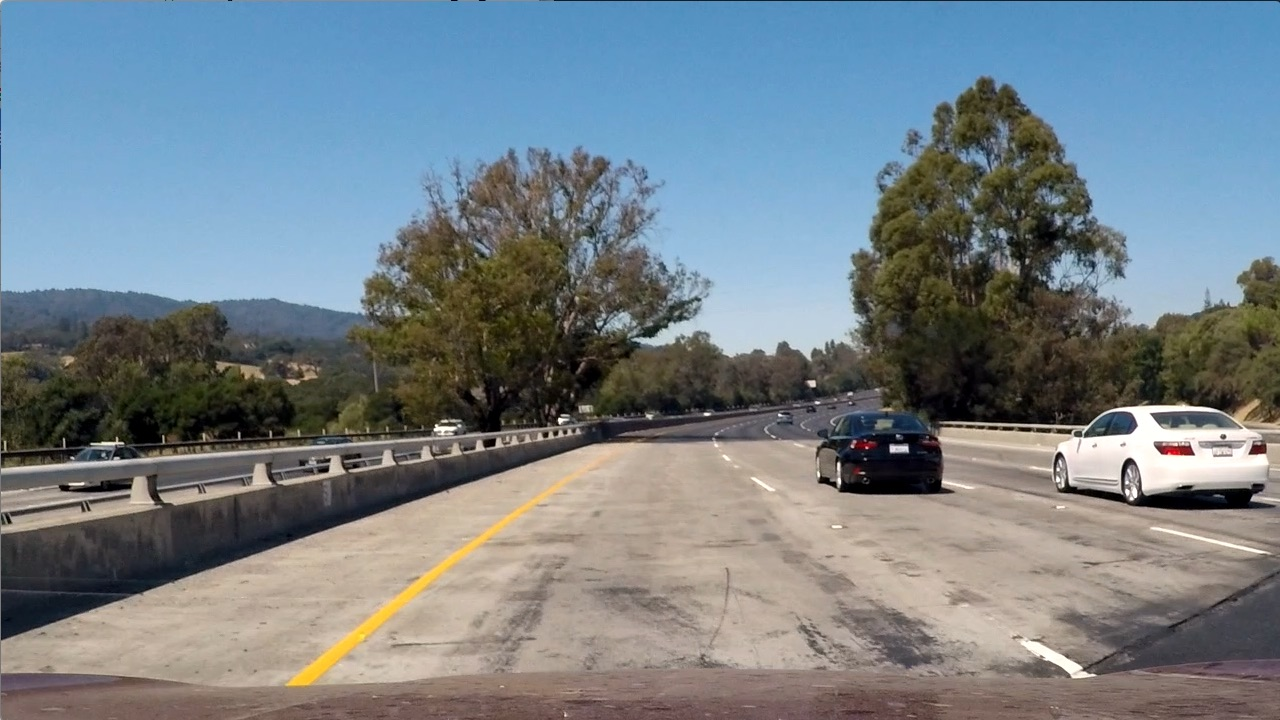
#> input picture test_images/test1.jpg, 1280 x 720 px
$ jupyter execute 'How the find threshold for yellow and White lane.ipynb'   (shell and % lines are left out)
#> lines starting #> are read from the running program, lines starting #| are printed output that depends on the picture; after the words box and inside, x2 and y2 are one past the last pixel; in counts of white or black regions, pixels touching at a corner belong together
# How to find threshold for yellow and white lane
I've passed p4 advanced lane finding, but my algorithm can only worked with project video. When I applied my algorithm with challenge video, the black line on the road can not be distingusihed from lane. The reviewer suggest a piece of code that works very well on the challenge video, which only threshold the yellow and white lane. Sobel filter is not used in the code. This inspired me how should I found the proper threshold get only the yellow and white lane.

Usually there are three color spaces, RGB, HSL and HSV. We can play with them to find the proper threshold. Let's start from the test image.

Import some libraries

[cell 1]
import numpy as np
from PIL import Image
import cv2
import matplotlib.pyplot as plt
import matplotlib.gridspec as gridspec

Before we can do something, the tools are always important. The following piece code will help a lot. It plots the intensity of one row of image on the image. Let me show you later.

[cell 2]
def show_gray(image, title=''):
    plt.figure(figsize=(9,6))
    plt.imshow(image, cmap='gray')
    plt.xlim(0, image.shape[1])
    plt.ylim(image.shape[0], 0)
    if title:
        plt.title(title)
    plt.show()

def show_color(image, title=''):
    plt.figure(figsize=(9,6))
    plt.imshow(image)
    plt.xlim(0, image.shape[1])
    plt.ylim(image.shape[0], 0)
    if title:
        plt.title(title)
    plt.show()

def show_overlay(image, loc, ylmt=(0,255), title=''):
    h, w = image.shape[:2]
    fig = plt.figure(figsize=(9,6))
    ax1 = fig.add_subplot(111)
    ax1.imshow(image, 'gray')
    ax1.plot([0, w], [loc, loc],'b', linewidth=4)
    ax1.set_xlim(0, w)
    ax1.set_ylim(h, 0)
    if title:
        ax1.set_title(title)


    ax2 = ax1.twinx()
    ax2.plot(image[loc, :], 'r')
    #ax2.set_ylabel('y2', color='r')
    ax2.set_ylim(ylmt[0], ylmt[1])
    ax2.set_xlim(0, w)

    plt.show()

From Udacity course, we already knew it was very convenient to get yellow from HSL colorspace. But what is the proper threshold? Let's find it.

[cell 3]
image = np.asarray(Image.open('./test_images/test1.jpg'))
#> image is the input picture: shape (720, 1280, 3); mean R, G, B 117.5, 128.7, 135.5
show_color(image, title='Original')

[cell 4]
HLS = cv2.cvtColor(image, cv2.COLOR_RGB2HLS)
#> HLS: shape (720, 1280, 3); mean of channels 0, 1, 2 60.2, 126.7, 74.4
h_channel = HLS[:, :, 0]
l_channel = HLS[:, :, 1]
s_channel = HLS[:, :, 2]
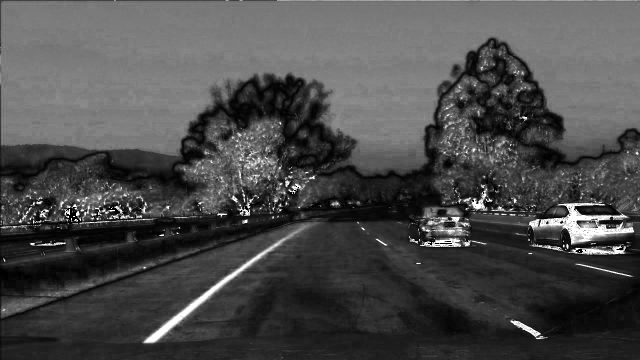
#> s_channel: shape (720, 1280) (shown at 1/2 size); min 0, max 255, mean 74.4

#
show_overlay(h_channel, 650, title='H Channel')
show_overlay(l_channel, 650, title='L Channel')
show_overlay(s_channel, 650, title='S Channel')
#> call 3 of show_overlay, with loc = 650, ylmt = (0, 255), title = 'S Channel'
#> in show_overlay (call 3), `plt.show()`:
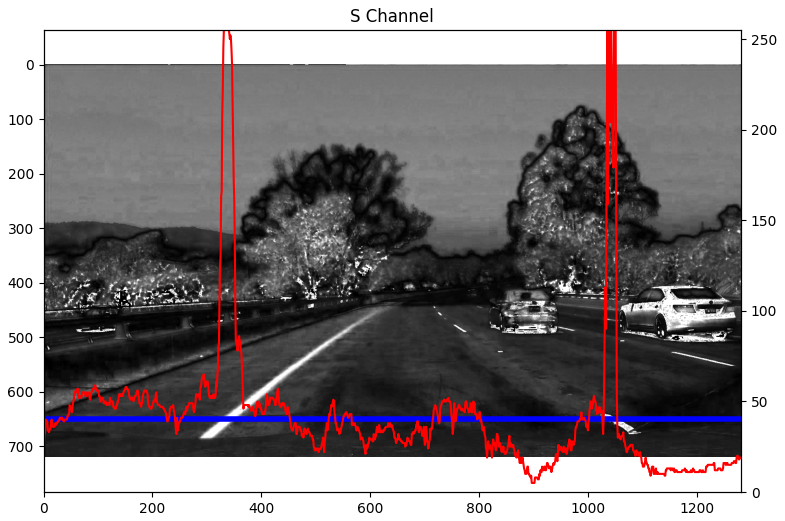
#> figure drawn by matplotlib, 2 panels; panel 2: curve peaks at x = 331, y = 255

The right side of image draws the y axis for intensity. The red line is the intensity of the pixels in blue. In the H Channel picture, both the yellow lane and white lane has intensity lower than 50. In the L Channel picture, the yellow lane has a intensity about 150 and the white lane is about 250. In the S Channel, the yellow lane is 255 and the white is also 255.

The yellow has value (20, 150, 255). I will try the threshold (10, 0, 200), (40, 200, 255) to get the yellow lane. The (10,0,200) is the lower threshold for the three channel individually. The (40,200,255) is the higher threshold. let's check it.

[cell 5]
yellow = cv2.inRange(HLS, (10, 0, 200), (40, 200, 255))
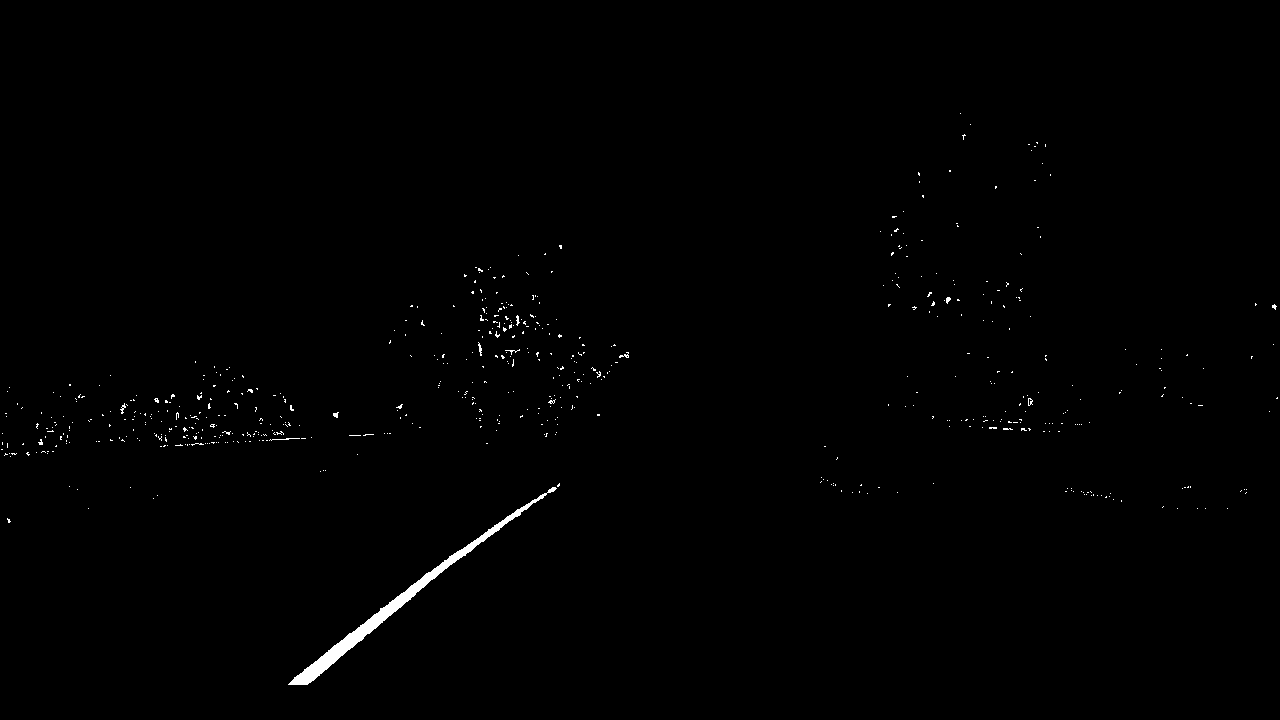
#> yellow: shape (720, 1280); 0.53% white; 607 white regions (597 under 20 px), largest, box (x1, y1, x2, y2) and area: (288, 487, 557, 685) 2871, (269, 438, 300, 441) 34, (478, 342, 482, 356) 29
show_gray(yellow, 'Yellow Lane')

Excellent, we got only the yellow lane left. How about the white lane? The white lane has HLS value (30, 250, 255). We can try threshold (10, 200, 150) (40, 255, 255).

[cell 6]
white = cv2.inRange(HLS, (10, 200, 150), (40, 255, 255))
#> white: shape (720, 1280); 0.65% white; 53 white regions (44 under 20 px), largest, box (x1, y1, x2, y2) and area: (1079, 405, 1268, 489) 4613, (1021, 641, 1082, 674) 552, (1151, 528, 1265, 553) 252
show_gray(white, 'White Lane')

This is what we want, we can combine yellow and white.

[cell 7]
combine = yellow | white
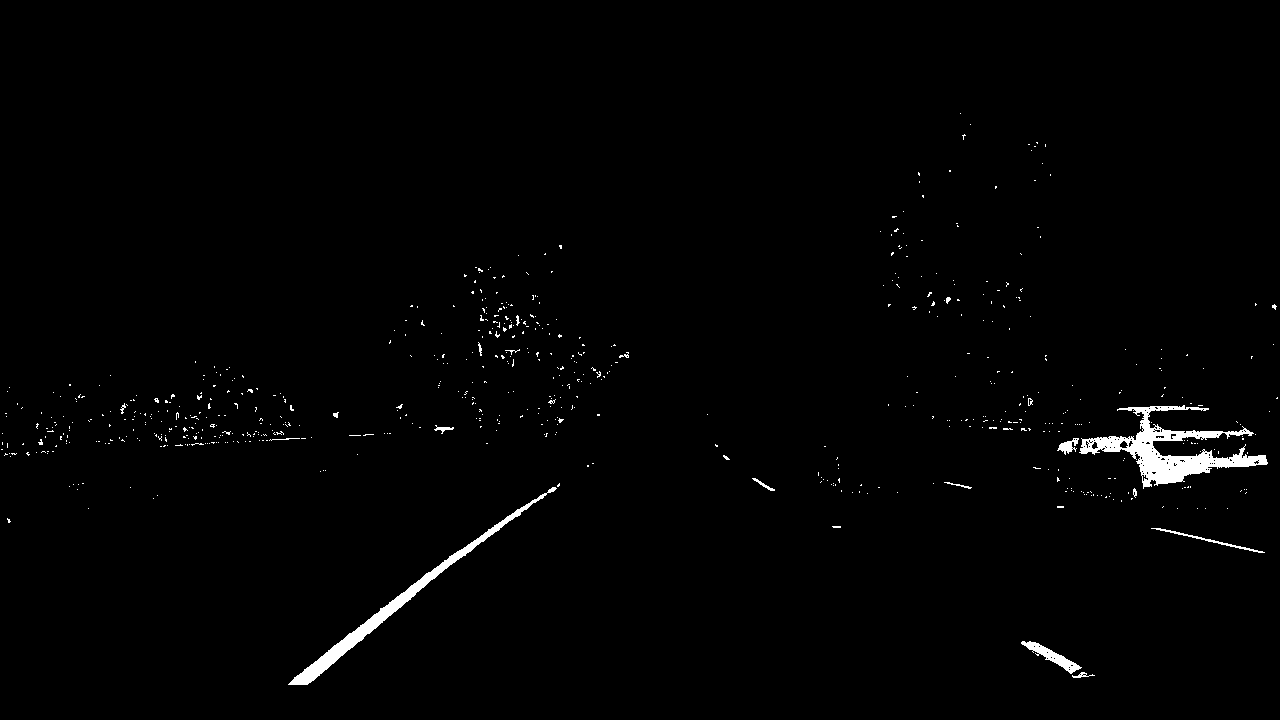
#> combine: shape (720, 1280); 1.2% white; 660 white regions (641 under 20 px), largest, box (x1, y1, x2, y2) and area: (1079, 405, 1268, 489) 4613, (288, 487, 557, 685) 2871, (1021, 641, 1082, 674) 552
show_gray(combine, 'Yellow and White')

$ run again, with test_images/test3.jpg copied over test_images/test1.jpg
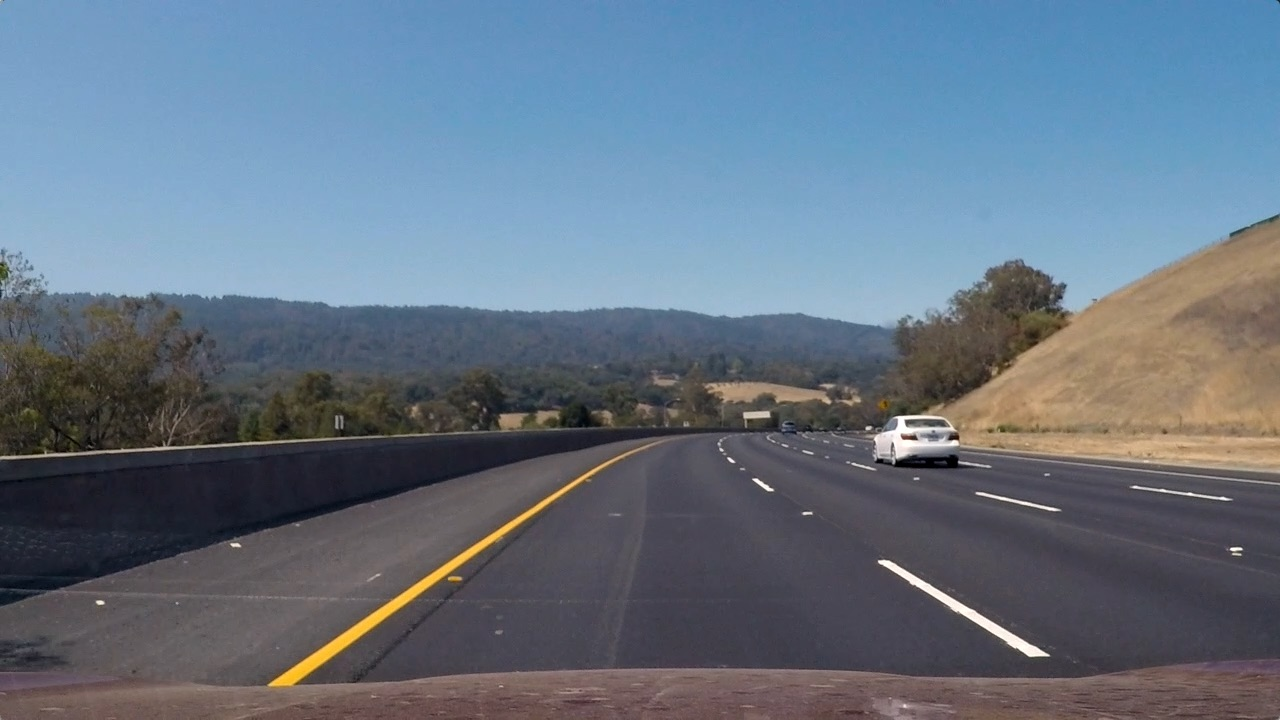
#> input picture test_images/test3.jpg, 1280 x 720 px
#> image is the input picture: shape (720, 1280, 3); mean R, G, B 101.1, 115.3, 130.7
#> HLS: shape (720, 1280, 3); mean of channels 0, 1, 2 94.8, 115.7, 62.1
#> `yellow = cv2.inRange(HLS, (10, 0, 200), (40, 200, 255))`:
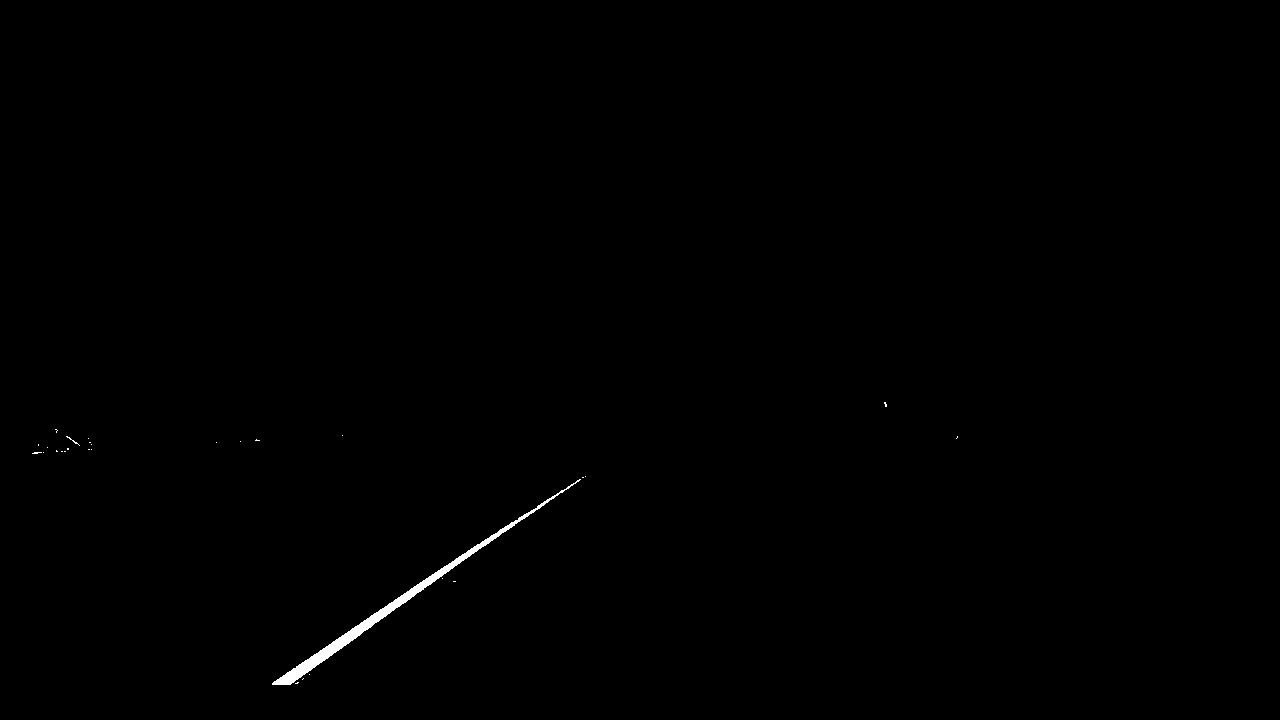
#> yellow: shape (720, 1280); 0.28% white; 29 white regions (27 under 20 px), largest, box (x1, y1, x2, y2) and area: (272, 479, 581, 685) 2526, (66, 436, 80, 446) 21
#> white: shape (720, 1280); 0.14% white; 27 white regions (23 under 20 px), largest, box (x1, y1, x2, y2) and area: (879, 561, 1045, 656) 1007, (898, 440, 916, 447) 90, (897, 423, 918, 437) 81, (898, 416, 935, 420) 68
#> `combine = yellow | white`:
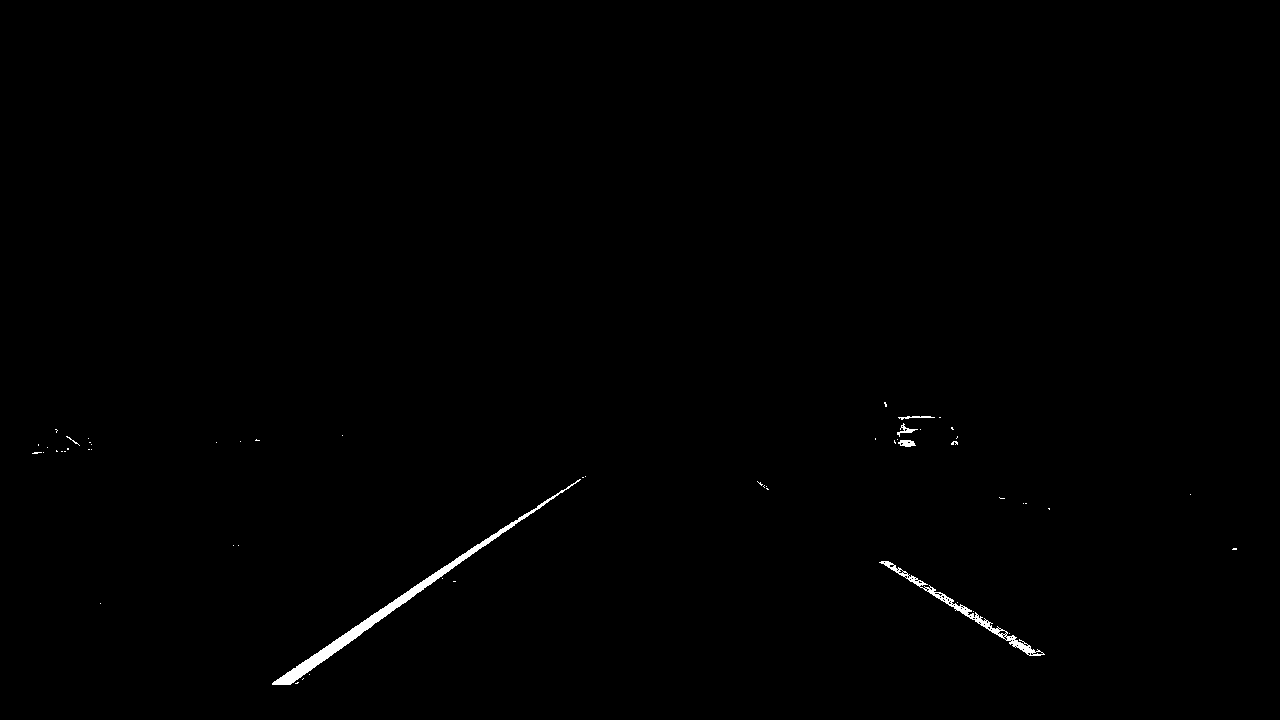
#> combine: shape (720, 1280); 0.43% white; 56 white regions (50 under 20 px), largest, box (x1, y1, x2, y2) and area: (272, 479, 581, 685) 2526, (879, 561, 1045, 656) 1007, (898, 440, 916, 447) 90, (897, 423, 918, 437) 81, (898, 416, 935, 420) 68, (66, 436, 80, 446) 21
